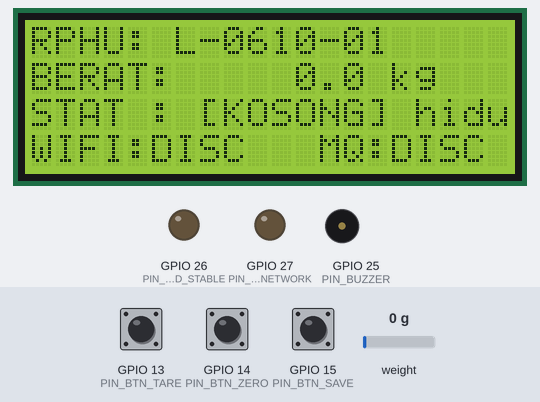
Bench run of a program on a simulated ESP32. Parts: 20×4 character LCD, output pins drawn as LEDs (lit = HIGH), buzzer (waves = sounding, pin HIGH). The inputs (shaded band) are chosen by the test bench; at power-on: weight on the scale 0 g, GPIO 13 (PIN_BTN_TARE) HIGH, GPIO 14 (PIN_BTN_ZERO) HIGH, GPIO 15 (PIN_BTN_SAVE) HIGH. WiFi joins after 1.5 s; servers stay silent unless stated; random numbers use the default seed unless the program sets one; no MQTT or app messages arrive unless stated; what the program prints to the serial monitor is not drawn.

Above: at 3.5 s.
3.6 s: weight on the scale set to 1250 g
At 6.2 s:
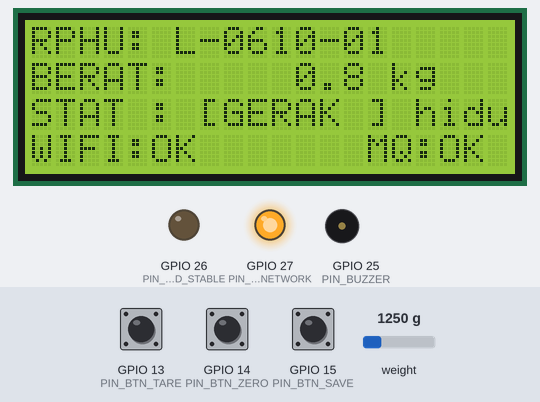
6.3 s: GPIO 13 (PIN_BTN_TARE) pulled LOW for 1 s
At 9.1 s:
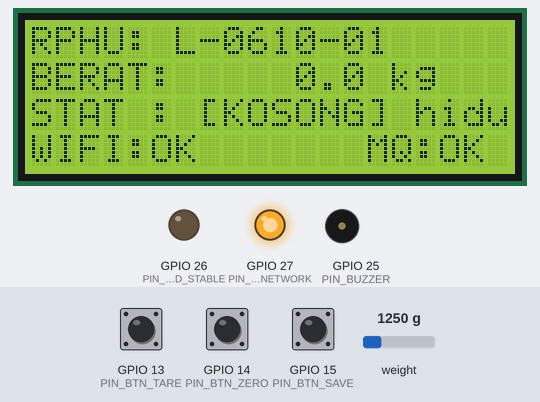
9.4 s: weight on the scale set to 3750 g
At 12.3 s:
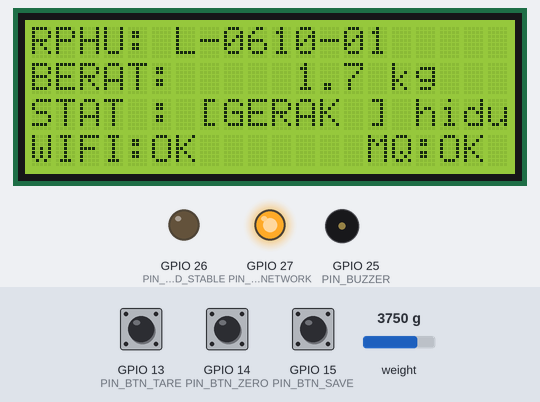
12.4 s: GPIO 14 (PIN_BTN_ZERO) pulled LOW for 0.15 s
At 14.12 s:
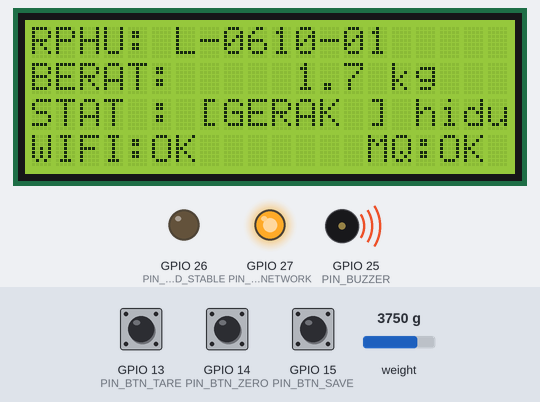
15.5 s: weight on the scale set to 4900 g
At 16.35 s:
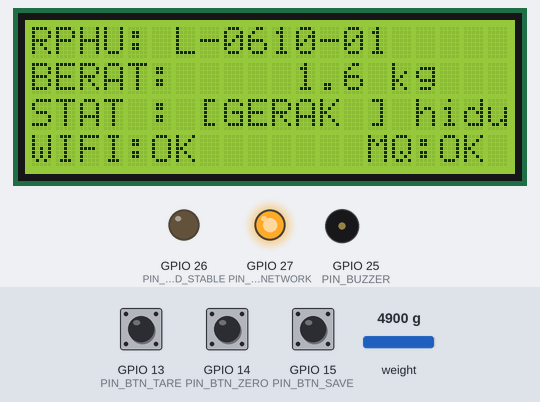
18.5 s: GPIO 14 (PIN_BTN_ZERO) pulled LOW for 1 s
At 23.41 s:
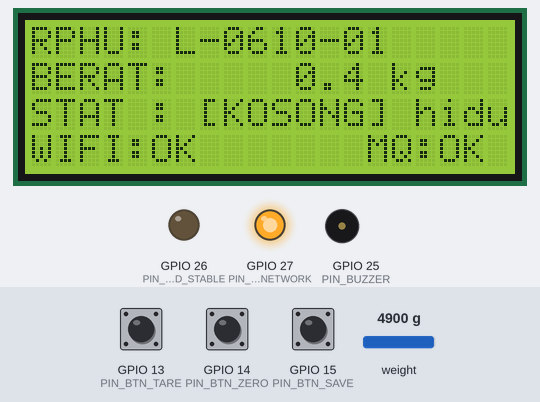
Timing chart, 0 to 23.5 s (numbered marks = the images above; inputs shaded):
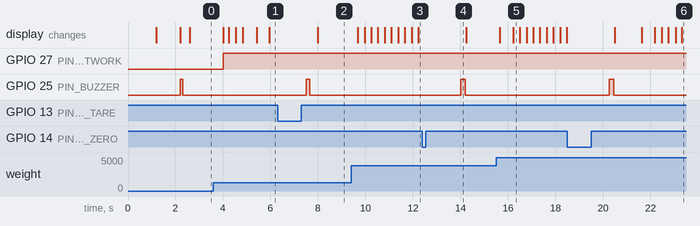

The program:

main.cpp
```cpp
/**
 * =============================================================================
 * SISTEM TIMBANG OTOMASI & ANALISIS SUSUT AYAM RPHU
 * TUGAS AKHIR / SKRIPSI TEKNIK ELEKTRO & INFORMATIKA
 * =============================================================================
 * Target: ESP32-WROOM-32 (Dual Core 240MHz)
 * RTOS Architecture:
 *   - Core 1: High-Frequency Load Cell Acquisition & Digital Stability Filtering
 *   - Core 0: Wi-Fi Management, MQTT Telemetry Broker Client, & Cloud Sync
 * =============================================================================
 */

#include <Arduino.h>
#include "include/config.h"
#include "src/utils/logger.h"
#include "src/scale/loadcell.h"
#include "src/communication/wifi_manager.h"
#include "src/communication/mqtt_client.h"
#include "src/services/weighing_service.h"

// Instance driver hardware & layanan
LoadCellDriver scaleDriver;
ScaleWiFiManager wifiManager;
ScaleMqttClient mqttClient;
WeighingService weighingService(scaleDriver, mqttClient, wifiManager);

// Task Handle FreeRTOS
TaskHandle_t TaskNetworkHandle = NULL;

// RTOS Task Core 0: Penanganan Komunikasi Jaringan & MQTT
void TaskNetwork(void* pvParameters) {
    Logger::info("RTOS", "Task Jaringan berjalan di Core %d", xPortGetCoreID());

    wifiManager.begin();
    mqttClient.begin();

    // Hook callback perintah dari backend / UI via MQTT
    mqttClient.setCommandHandler([](const String& action, JsonObject& payload) {
        if (action == "tare") {
            scaleDriver.tare();
        } else if (action == "zero") {
            scaleDriver.zero();
        } else if (action == "calibrate") {
            float factor = payload["factor"] | DEFAULT_CAL_FACTOR;
            scaleDriver.setCalibration(factor);
        } else if (action == "set_lot") {
            String lot = payload["lot_id"] | "L-0610-01";
            String stage = payload["stage"] | "hidup";
            weighingService.setLotContext(lot, stage);
        }
    });

    for (;;) {
        wifiManager.loop();
        if (wifiManager.connected()) {
            mqttClient.loop();
        }
        vTaskDelay(pdMS_TO_TICKS(20)); // Delay kooperatif 20ms
    }
}

void setup() {
    Logger::init(115200);
    Logger::info("MAIN", "Booting ESP32 Timbangan RPHU... Core: %d", xPortGetCoreID());

    // 1. Inisialisasi Driver Sensor Load Cell HX711
    scaleDriver.begin(PIN_HX711_DT, PIN_HX711_SCK);

    // 2. Inisialisasi Layanan Timbang, LCD, Tombol, dan Indikator
    weighingService.begin();

    // 3. Buat RTOS Task Jaringan di Core 0 (Prioritas 1)
    xTaskCreatePinnedToCore(
        TaskNetwork,          // Fungsi Task
        "TaskNetwork",        // Nama Task
        8192,                 // Stack size (bytes)
        NULL,                 // Parameter
        1,                    // Prioritas (1 = Normal)
        &TaskNetworkHandle,   // Task Handle
        0                     // Core ID 0
    );

    Logger::info("MAIN", "Inisialisasi sistem selesai. Memulai pengukuran di Core 1.");
}

void loop() {
    // Loop utama berjalan di Core 1 (Khusus pemrosesan sinyal sensor timbang)
    weighingService.update();
    delay(10); // Loop rate ~100Hz untuk stabilitas
}
```

mqtt_client.cpp
```cpp
#include "mqtt_client.h"
#include "../../include/config.h"
#include "../utils/logger.h"

ScaleMqttClient::ScaleMqttClient()
    : client(espClient),
      lastReconnectAttempt(0),
      lastTelemetryPublish(0),
      commandHandler(nullptr) {}

void ScaleMqttClient::begin() {
    client.setServer(MQTT_BROKER_HOST, MQTT_BROKER_PORT);
    client.setBufferSize(512);

    client.setCallback([this](char* topic, byte* payload, unsigned int length) {
        this->handleCallback(topic, payload, length);
    });

    Logger::info("MQTT", "Broker disetel ke %s:%d", MQTT_BROKER_HOST, MQTT_BROKER_PORT);
}

void ScaleMqttClient::handleCallback(char* topic, byte* payload, unsigned int length) {
    char jsonStr[length + 1];
    memcpy(jsonStr, payload, length);
    jsonStr[length] = '\0';

    Logger::info("MQTT", "Pesan masuk di [%s]: %s", topic, jsonStr);

    StaticJsonDocument<256> doc;
    DeserializationError error = deserializeJson(doc, jsonStr);
    if (!error) {
        String action = doc["action"] | "";
        JsonObject obj = doc.as<JsonObject>();
        if (commandHandler) {
            commandHandler(action, obj);
        }
    } else {
        Logger::warn("MQTT", "Gagal parse payload JSON!");
    }
}

void ScaleMqttClient::setCommandHandler(CommandCallback handler) {
    commandHandler = handler;
}

bool ScaleMqttClient::isConnected() {
    return client.connected();
}

void ScaleMqttClient::loop() {
    if (!client.connected()) {
        unsigned long now = millis();
        if (now - lastReconnectAttempt > 5000) {
            lastReconnectAttempt = now;
            Logger::info("MQTT", "Mencoba menyambungkan ke Mosquitto...");

            String clientId = String(DEVICE_ID) + "-" + String(random(0xffff), HEX);
            if (client.connect(clientId.c_str(), MQTT_USER, MQTT_PASS)) {
                Logger::info("MQTT", "Tersambung ke broker! Subscribing ke %s...", MQTT_TOPIC_COMMAND);
                client.subscribe(MQTT_TOPIC_COMMAND);
                publishStatus("online");
            } else {
                Logger::warn("MQTT", "Gagal konek broker! rc=%d", client.state());
            }
        }
    } else {
        client.loop();
    }
}

void ScaleMqttClient::publishWeight(const ScaleReading& reading, const char* lotId, const char* stage) {
    if (!client.connected()) return;

    StaticJsonDocument<384> doc;
    doc["device_id"]    = DEVICE_ID;
    doc["station"]      = STATION_NAME;
    doc["lot_id"]       = lotId;
    doc["stage"]        = stage;
    doc["weight_kg"]    = serialized(String(reading.weightKg, 2));
    doc["raw_adc"]      = reading.rawAdc;
    doc["is_stable"]    = reading.isStable;
    doc["has_load"]     = reading.hasLoad;
    doc["delta_kg"]     = serialized(String(reading.delta, 3));
    doc["millis"]       = millis();

    char buffer[384];
    size_t n = serializeJson(doc, buffer);
    client.publish(MQTT_TOPIC_WEIGHT, buffer, n);
}

void ScaleMqttClient::publishStatus(const char* status) {
    if (!client.connected()) return;

    StaticJsonDocument<256> doc;
    doc["device_id"] = DEVICE_ID;
    doc["status"]    = status;
    doc["firmware"]  = FIRMWARE_VERSION;
    doc["uptime_s"]  = millis() / 1000;

    char buffer[256];
    serializeJson(doc, buffer);
    client.publish(MQTT_TOPIC_STATUS, buffer);
}
```

mqtt_client.h
```cpp
#pragma once

#include <Arduino.h>
#include <WiFi.h>
#include <PubSubClient.h>
#include <ArduinoJson.h>
#include "../scale/loadcell.h"

typedef std::function<void(const String& action, JsonObject& payload)> CommandCallback;

class ScaleMqttClient {
private:
    WiFiClient espClient;
    PubSubClient client;
    unsigned long lastReconnectAttempt;
    unsigned long lastTelemetryPublish;
    CommandCallback commandHandler;

    void handleCallback(char* topic, byte* payload, unsigned int length);

public:
    ScaleMqttClient();
    void begin();
    void loop();
    bool isConnected();
    void publishWeight(const ScaleReading& reading, const char* lotId = "", const char* stage = "hidup");
    void publishStatus(const char* status);
    void setCommandHandler(CommandCallback handler);
};
```

wifi_manager.cpp
```cpp
#include "wifi_manager.h"
#include "../../include/config.h"
#include "../utils/logger.h"

ScaleWiFiManager::ScaleWiFiManager()
    : isConnected(false), lastReconnectAttempt(0) {}

void ScaleWiFiManager::begin() {
    Logger::info("WIFI", "Menghubungkan ke Access Point RPHU: %s...", WIFI_SSID_DEFAULT);
    WiFi.mode(WIFI_STA);
    WiFi.begin(WIFI_SSID_DEFAULT, WIFI_PASS_DEFAULT);

    unsigned long startAttemptTime = millis();
    while (WiFi.status() != WL_CONNECTED && millis() - startAttemptTime < 8000) {
        delay(250);
        Serial.print(".");
    }
    Serial.println();

    if (WiFi.status() == WL_CONNECTED) {
        isConnected = true;
        digitalWrite(PIN_LED_NETWORK, HIGH);
        Logger::info("WIFI", "Tersambung! IP Address: %s (RSSI: %d dBm)",
                     WiFi.localIP().toString().c_str(), WiFi.RSSI());
    } else {
        isConnected = false;
        digitalWrite(PIN_LED_NETWORK, LOW);
        Logger::warn("WIFI", "Gagal tersambung dalam batas waktu. Mode offline aktif.");
    }
}

void ScaleWiFiManager::loop() {
    if (WiFi.status() == WL_CONNECTED) {
        if (!isConnected) {
            isConnected = true;
            digitalWrite(PIN_LED_NETWORK, HIGH);
            Logger::info("WIFI", "Koneksi pulih kembali: %s", WiFi.localIP().toString().c_str());
        }
    } else {
        if (isConnected) {
            isConnected = false;
            digitalWrite(PIN_LED_NETWORK, LOW);
            Logger::warn("WIFI", "Koneksi Wi-Fi terputus!");
        }
        unsigned long now = millis();
        if (now - lastReconnectAttempt > 10000) {
            lastReconnectAttempt = now;
            Logger::info("WIFI", "Mencoba reconnect Wi-Fi...");
            WiFi.reconnect();
        }
    }
}

bool ScaleWiFiManager::connected() {
    return (WiFi.status() == WL_CONNECTED);
}

String ScaleWiFiManager::getIPAddress() {
    return WiFi.localIP().toString();
}

int ScaleWiFiManager::getRSSI() {
    return WiFi.RSSI();
}
```

wifi_manager.h
```cpp
#pragma once

#include <Arduino.h>
#include <WiFi.h>

class ScaleWiFiManager {
private:
    bool isConnected;
    unsigned long lastReconnectAttempt;

public:
    ScaleWiFiManager();
    void begin();
    void loop();
    bool connected();
    String getIPAddress();
    int getRSSI();
};
```

loadcell.cpp
```cpp
#include "loadcell.h"
#include "../utils/logger.h"

LoadCellDriver::LoadCellDriver()
    : calibrationFactor(DEFAULT_CAL_FACTOR),
      zeroOffset(DEFAULT_ZERO_OFFSET),
      bufferIndex(0),
      bufferCount(0),
      stableCounter(0),
      lastStableState(false) {
    for (int i = 0; i < FILTER_WINDOW_SIZE; ++i) {
        sampleBuffer[i] = 0.0f;
    }
}

void LoadCellDriver::begin(uint8_t doutPin, uint8_t sckPin) {
    scale.begin(doutPin, sckPin);
    Logger::info("LOADCELL", "Menginisialisasi HX711 pada DT=%d, SCK=%d...", doutPin, sckPin);

    // Tunggu HX711 siap
    unsigned long start = millis();
    while (!scale.is_ready() && (millis() - start < 2000)) {
        delay(50);
    }

    if (scale.is_ready()) {
        scale.set_scale(calibrationFactor);
        scale.tare(10); // Ambil 10 sampel untuk tare awal
        Logger::info("LOADCELL", "HX711 Siap. Tare awal selesai. Cal factor=%.2f", calibrationFactor);
    } else {
        Logger::error("LOADCELL", "Gagal mendeteksi HX711! Periksa kabel DT/SCK atau catu daya.");
    }
}

bool LoadCellDriver::isReady() {
    return scale.is_ready();
}

ScaleReading LoadCellDriver::update() {
    ScaleReading reading = {0.0f, 0L, false, false, 0.0f};

    if (!scale.is_ready()) {
        return reading;
    }

    // Ambil bacaan bobot terbaru (dalam kilogram)
    float rawUnits = scale.get_units(1);
    reading.rawAdc = scale.read();

    // Masukkan ke dalam circular moving average buffer
    sampleBuffer[bufferIndex] = rawUnits;
    bufferIndex = (bufferIndex + 1) % FILTER_WINDOW_SIZE;
    if (bufferCount < FILTER_WINDOW_SIZE) {
        bufferCount++;
    }

    // Hitung rata-rata dan rentang delta min-max
    float sum = 0.0f;
    float minVal = sampleBuffer[0];
    float maxVal = sampleBuffer[0];

    for (int i = 0; i < bufferCount; ++i) {
        float val = sampleBuffer[i];
        sum += val;
        if (val < minVal) minVal = val;
        if (val > maxVal) maxVal = val;
    }

    reading.weightKg = (bufferCount > 0) ? (sum / bufferCount) : rawUnits;
    reading.delta = maxVal - minVal;
    reading.hasLoad = (reading.weightKg >= MIN_WEIGHT_TRIGGER);

    // Kriteria deteksi kestabilan (meredam kepakan ayam)
    if (reading.hasLoad && (reading.delta <= STABILITY_THRESHOLD)) {
        if (stableCounter < STABILITY_HOLD_COUNT) {
            stableCounter++;
        }
    } else {
        stableCounter = 0;
    }

    reading.isStable = (stableCounter >= STABILITY_HOLD_COUNT);
    lastStableState = reading.isStable;

    return reading;
}

void LoadCellDriver::tare() {
    Logger::info("LOADCELL", "Melakukan TARE wadah...");
    scale.tare(10);
    bufferIndex = 0;
    bufferCount = 0;
    stableCounter = 0;
}

void LoadCellDriver::zero() {
    Logger::info("LOADCELL", "Me-reset titik nol platform...");
    scale.tare(15);
}

void LoadCellDriver::setCalibration(float factor) {
    calibrationFactor = factor;
    scale.set_scale(calibrationFactor);
    Logger::info("LOADCELL", "Kalibrasi diperbarui: %.2f", calibrationFactor);
}

float LoadCellDriver::getCalibration() const {
    return calibrationFactor;
}
```

loadcell.h
```cpp
#pragma once

#include <Arduino.h>
#include "HX711.h"
#include "../../include/config.h"

struct ScaleReading {
    float weightKg;
    long rawAdc;
    bool isStable;
    bool hasLoad;
    float delta;
};

class LoadCellDriver {
private:
    HX711 scale;
    float calibrationFactor;
    long zeroOffset;

    // Moving average & stability buffer
    float sampleBuffer[FILTER_WINDOW_SIZE];
    int bufferIndex;
    int bufferCount;
    int stableCounter;
    bool lastStableState;

public:
    LoadCellDriver();
    void begin(uint8_t doutPin = PIN_HX711_DT, uint8_t sckPin = PIN_HX711_SCK);
    ScaleReading update();
    void tare();
    void setCalibration(float factor);
    float getCalibration() const;
    void zero();
    bool isReady();
};
```

weighing_service.cpp
```cpp
#include "weighing_service.h"
#include "../../include/config.h"
#include "../utils/logger.h"

WeighingService::WeighingService(LoadCellDriver& lc, ScaleMqttClient& mq, ScaleWiFiManager& wf)
    : loadcell(lc),
      mqtt(mq),
      wifi(wf),
      lcd(LCD_I2C_ADDR, LCD_COLS, LCD_ROWS),
      state(SCALE_STATE_IDLE),
      lastTelemetryTime(0),
      lastLcdUpdateTime(0),
      buzzerTriggered(false),
      currentLotId("L-0610-01"),
      currentStage("hidup") {}

void WeighingService::begin() {
    pinMode(PIN_BTN_TARE, INPUT_PULLUP);
    pinMode(PIN_BTN_ZERO, INPUT_PULLUP);
    pinMode(PIN_BTN_SAVE, INPUT_PULLUP);

    pinMode(PIN_BUZZER, OUTPUT);
    digitalWrite(PIN_BUZZER, LOW);

    pinMode(PIN_LED_STABLE, OUTPUT);
    digitalWrite(PIN_LED_STABLE, LOW);

    pinMode(PIN_LED_NETWORK, OUTPUT);
    digitalWrite(PIN_LED_NETWORK, LOW);

    // Inisialisasi LCD
    Wire.begin(I2C_SDA, I2C_SCL);
    lcd.init();
    lcd.backlight();
    lcd.clear();
    lcd.setCursor(0, 0);
    lcd.print("RPHU SISTEM TIMBANG");
    lcd.setCursor(0, 1);
    lcd.print("Stasiun: Timbang 1");
    lcd.setCursor(0, 2);
    lcd.print("Init sensor & WiFi..");
    delay(1000);
    lcd.clear();

    soundBeep(120);
    Logger::info("SERVICE", "WeighingService aktif.");
}

void WeighingService::soundBeep(int durationMs) {
    digitalWrite(PIN_BUZZER, HIGH);
    delay(durationMs);
    digitalWrite(PIN_BUZZER, LOW);
}

void WeighingService::setLotContext(const String& lotId, const String& stage) {
    currentLotId = lotId;
    currentStage = stage;
    Logger::info("SERVICE", "Lot aktif disetel ke %s [%s]", currentLotId.c_str(), currentStage.c_str());
}

void WeighingService::updateButtons() {
    // Tombol TARE ditekan
    if (digitalRead(PIN_BTN_TARE) == LOW) {
        delay(30); // Debounce
        if (digitalRead(PIN_BTN_TARE) == LOW) {
            loadcell.tare();
            soundBeep(150);
            while (digitalRead(PIN_BTN_TARE) == LOW) delay(10);
        }
    }

    // Tombol ZERO ditekan
    if (digitalRead(PIN_BTN_ZERO) == LOW) {
        delay(30);
        if (digitalRead(PIN_BTN_ZERO) == LOW) {
            loadcell.zero();
            soundBeep(200);
            while (digitalRead(PIN_BTN_ZERO) == LOW) delay(10);
        }
    }

    // Tombol SIMPAN MANUAL ditekan
    if (digitalRead(PIN_BTN_SAVE) == LOW) {
        delay(30);
        if (digitalRead(PIN_BTN_SAVE) == LOW) {
            if (currentReading.isStable && currentReading.hasLoad) {
                Logger::info("SERVICE", "Tombol SIMPAN manual ditekan! Mengirim hasil akhir...");
                mqtt.publishWeight(currentReading, currentLotId.c_str(), currentStage.c_str());
                soundBeep(300);
            }
            while (digitalRead(PIN_BTN_SAVE) == LOW) delay(10);
        }
    }
}

void WeighingService::update() {
    currentReading = loadcell.update();
    updateButtons();

    // State Machine
    if (!currentReading.hasLoad) {
        state = SCALE_STATE_IDLE;
        digitalWrite(PIN_LED_STABLE, LOW);
        buzzerTriggered = false;
    } else {
        if (currentReading.isStable) {
            state = SCALE_STATE_STABILIZED;
            digitalWrite(PIN_LED_STABLE, HIGH);
            if (!buzzerTriggered) {
                soundBeep(80); // Bunyi feedback saat stabil
                buzzerTriggered = true;
            }
        } else {
            state = SCALE_STATE_MEASURING;
            digitalWrite(PIN_LED_STABLE, LOW);
            buzzerTriggered = false;
        }
    }

    // Publikasi Telemetri berkala ke MQTT
    unsigned long now = millis();
    if (now - lastTelemetryTime >= TELEMETRY_INTERVAL_MS) {
        lastTelemetryTime = now;
        mqtt.publishWeight(currentReading, currentLotId.c_str(), currentStage.c_str());
    }

    // Perbarui Tampilan LCD lokal (tiap 200ms agar halus)
    if (now - lastLcdUpdateTime >= 200) {
        lastLcdUpdateTime = now;
        updateLcd();
    }
}

void WeighingService::updateLcd() {
    char line0[21], line1[21], line2[21], line3[21];

    snprintf(line0, sizeof(line0), "RPHU: %-14s", currentLotId.c_str());
    snprintf(line1, sizeof(line1), "BERAT: %7.1f kg", currentReading.weightKg);

    const char* statusStr = (state == SCALE_STATE_STABILIZED) ? "[STABIL]" :
                            (state == SCALE_STATE_MEASURING)  ? "[GERAK ]" : "[KOSONG]";
    snprintf(line2, sizeof(line2), "STAT : %-8s %s", statusStr, currentStage.c_str());

    const char* netStr = wifi.connected() ? "WIFI:OK" : "WIFI:DISC";
    const char* mqStr  = mqtt.isConnected() ? "MQ:OK" : "MQ:DISC";
    snprintf(line3, sizeof(line3), "%-9s %9s", netStr, mqStr);

    lcd.setCursor(0, 0); lcd.print(line0);
    lcd.setCursor(0, 1); lcd.print(line1);
    lcd.setCursor(0, 2); lcd.print(line2);
    lcd.setCursor(0, 3); lcd.print(line3);
}

ScaleState WeighingService::getState() const {
    return state;
}

ScaleReading WeighingService::getCurrentReading() const {
    return currentReading;
}
```

Source omitted: weighing_service.h (1025 bytes), logger.cpp (1937 bytes), logger.h (555 bytes), config.h (2704 bytes)

Measured:
- after the input at 6.3 s, GPIO 25 (PIN_BUZZER): LOW → HIGH after 1.2 s, → LOW 0.15 s later
- after the input at 9.4 s, the display: first changes after 0.28 s (image 3 shows a later state)
- after the input at 12.4 s, GPIO 25 (PIN_BUZZER): LOW → HIGH after 1.6 s, → LOW 0.20 s later
